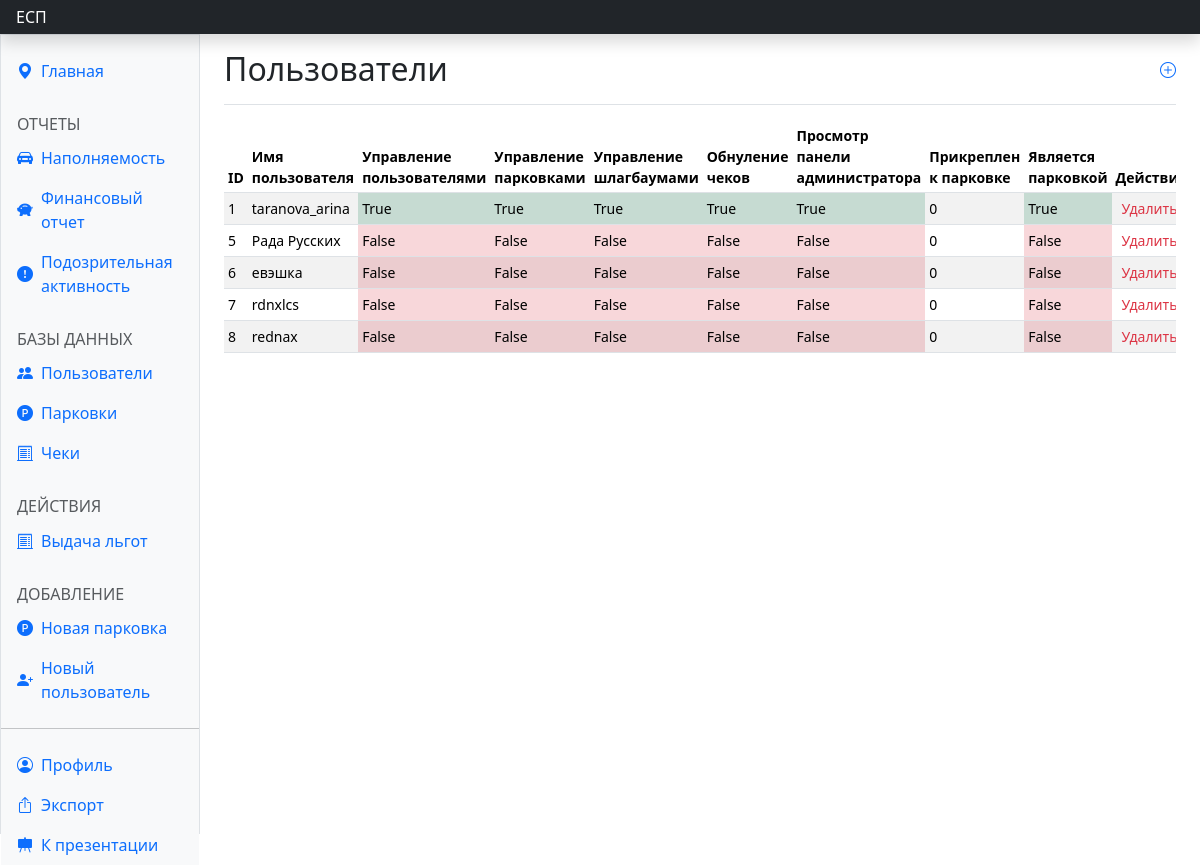
Page /dash_users/ (signed in) on the committed database.
### parkingapp/models.py (models this page shows, shortened)
class User(AbstractUser):
    card_num = models.PositiveBigIntegerField(default=0000)
    username = models.CharField(max_length=20, unique=True)
    phone_number = models.CharField(max_length=16, default=" ", unique=True)
    park_id = models.CharField(default='', max_length=100)
    car_num = models.CharField(max_length=12, default='', unique=True)
    user_control = models.BooleanField(default=False)
    parking_control = models.BooleanField(default=False)
    barrier_control = models.BooleanField(default=False)
    coupon_control = models.BooleanField(default=False)
    admin_view = models.BooleanField(default=False)
    parking_lot_view = models.BooleanField(default=False)

### parkingapp/views.py (the view)
# urls.py: path('dash_users/', views.dash_users, name='dash_users'),
@login_required(redirect_field_name=None)
def dash_users(request):
    if not request.user.user_control:
        return redirect(reverse('parkingapp:dont_have_access'))
    if request.method == 'POST':
        value = request.POST.get('delete')
        user = User.objects.get(pk=value)
        user.delete()
    users = User.objects.all()
    context = {
        'title': '',
        'users': list(users),
    }
    return render(request, 'dash_users.html', context)

### parkingapp/templates/dash_users.html (shortened to what this page needs)
{% extends 'dash_base.html' %}
{% block usersact %}active{% endblock %}
{% block content %}
<main class="col-md-9 ms-sm-auto col-lg-10 px-md-4">
  <div class="d-flex justify-content-between flex-wrap flex-md-nowrap align-items-center pt-3 pb-2 mb-3 border-bottom">
    <h1 class="h2">Пользователи</h1>
    <a href="{% url 'parkingapp:signadmin' %}" class="text-decoration-none mb-2"><i class="bi bi-plus-circle"></i></a>
  </div>
  <div class="table-responsive small">
    <table class="table table-striped table-sm">
      <thead>
        <tr>
          <th scope="col">ID</th>
          <th scope="col">Имя пользователя</th>
          <th scope="col">Управление пользователями</th>
          <th scope="col">Управление парковками</th>
          <th scope="col">Управление шлагбаумами</th>
          <th scope="col">Обнуление чеков</th>
          <th scope="col">Просмотр панели администратора</th>
          <th scope="col">Прикреплен к парковке</th>
          <th scope="col">Является парковкой</th>
          <th scope="col">Действие</th>
        </tr>
      </thead>
      <tbody class="align-middle">
        {% for el in users %}
        <tr>
          <td>{{ el.pk }}</td>
          <td>{{ el.username }}</td>
          <td class="{% if el.user_control %} bg-success-subtle {% else %} bg-danger-subtle {% endif %}">
            {{ el.user_control }}</td>
          <td class="{% if el.parking_control %} bg-success-subtle {% else %} bg-danger-subtle {% endif %}">
            {{ el.parking_control }}</td>
          <td class="{% if el.barrier_control %} bg-success-subtle {% else %} bg-danger-subtle {% endif %}">
            {{ el.barrier_control }}</td>
          <td class="{% if el.coupon_control %} bg-success-subtle {% else %} bg-danger-subtle {% endif %}">
            {{ el.coupon_control }}</td>
          <td class="{% if el.admin_view %} bg-success-subtle {% else %} bg-danger-subtle {% endif %}">
            {{ el.admin_view }}</td>
          <td>{{ el.park_id }}</td>
          <td class="{% if el.parking_lot_view %} bg-success-subtle {% else %} bg-danger-subtle {% endif %}">
            {{ el.parking_lot_view }}</td>
          <td><button class="text-danger" type="button" data-bs-whatever="{{el.pk}}" data-bs-toggle="modal"
              data-bs-target="#exampleModal" style="border: none; background: none;">Удалить</button></td>
        </tr>
        {% endfor %}
      </tbody>
    </table>
  </div>
</main>
{% endblock %}

### parkingapp/templates/dash_base.html (style rules this page uses)
.bi { vertical-align: -.125em; fill: currentColor; }

### rows in the picture
User: pk "1", username "taranova_arina", user_control "True", parking_control "True", barrier_control "True", coupon_control "True", admin_view "True", park_id "0", parking_lot_view "True"
User: pk "5", username "Рада Русских", user_control "False", parking_control "False", barrier_control "False", coupon_control "False", admin_view "False", park_id "0", parking_lot_view "False"
User: pk "6", username "евэшка", user_control "False", parking_control "False", barrier_control "False", coupon_control "False", admin_view "False", park_id "0", parking_lot_view "False"
User: pk "7", username "rdnxlcs", user_control "False", parking_control "False", barrier_control "False", coupon_control "False", admin_view "False", park_id "0", parking_lot_view "False"
User: pk "8", username "rednax", user_control "False", parking_control "False", barrier_control "False", coupon_control "False", admin_view "False", park_id "0", parking_lot_view "False"
